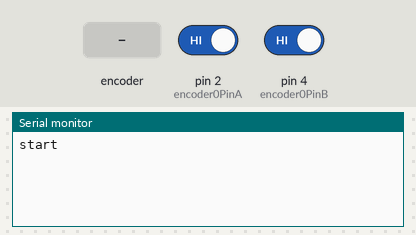
Recording of a sketch running on a simulated Arduino Uno, built with avr-gcc and run on an emulated ATmega328P. Shown: the last lines printed to the serial monitor. Inputs (shaded band) come from the test bench; at power-on: pin 2 (encoder0PinA) HIGH, pin 4 (encoder0PinB) HIGH.

Above: at 1.2 s.
1.3 s: rotary encoder on pin 2 (encoder0PinA) / pin 4 (encoder0PinB) turned 1 step (first pin leading)
At 2.5 s:
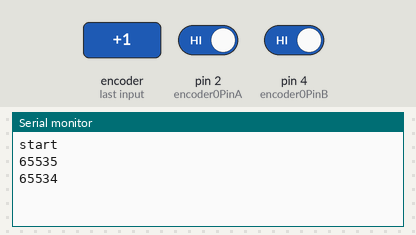
3.0 s: rotary encoder on pin 2 (encoder0PinA) / pin 4 (encoder0PinB) turned 1 step (first pin leading)
At 3.8 s:
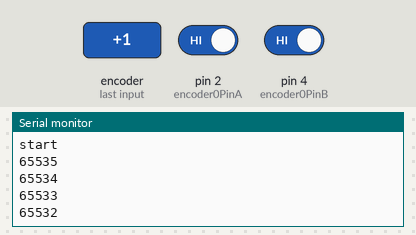
Timing chart, 0 to 6.0 s (numbered marks = the images above; inputs shaded):
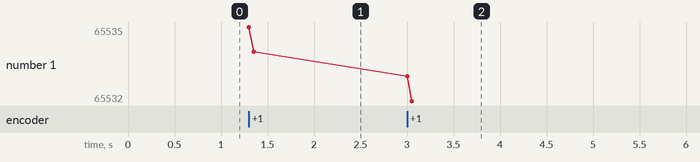

Measured:
- after the input at 1.3 s, the serial monitor: prints a new line at once (image 1)
- after the input at 3.0 s, the serial monitor: prints a new line at once (image 2)
- plotted number 1: 65534 → 65532 after the input at 3.0 s

The sketch:

rotary.ino
```cpp
#define encoder0PinA  2
#define encoder0PinB  4

volatile unsigned int encoder0Pos = 0;

void setup() {
	pinMode(encoder0PinA, INPUT);
	digitalWrite(encoder0PinA, HIGH);       // turn on pull-up resistor
	pinMode(encoder0PinB, INPUT);
	digitalWrite(encoder0PinB, HIGH);       // turn on pull-up resistor

	attachInterrupt(0, doEncoder_Expanded, CHANGE);  // encoder pin on interrupt 0 - pin 2
	Serial.begin(9600);
	Serial.println("start");                // a personal quirk
}

void loop() {
	// do some stuff here - the joy of interrupts is that they take care of themselves
}

void doEncoder() {
	/* If pinA and pinB are both high or both low, it is spinning
	forward. If they're different, it's going backward.

	For more information on speeding up this process, see
	[Reference/PortManipulation], specifically the PIND register.
	*/
	if (digitalRead(encoder0PinA) == digitalRead(encoder0PinB)) {
		encoder0Pos++;
	}
	else {
		encoder0Pos--;
	}

	Serial.println(encoder0Pos, DEC);
}

/* See this expanded function to get a better understanding of the
meanings of the four possible (pinA, pinB) value pairs:
*/
void doEncoder_Expanded() {
	noInterrupts();
	if (digitalRead(encoder0PinA) == HIGH) {   // found a low-to-high on channel A
		if (digitalRead(encoder0PinB) == LOW) {  // check channel B to see which way
												 // encoder is turning
			encoder0Pos = encoder0Pos - 1;         // CCW
		}
		else {
			encoder0Pos = encoder0Pos + 1;         // CW
		}
	}
	else                                        // found a high-to-low on channel A
	{
		if (digitalRead(encoder0PinB) == LOW) {   // check channel B to see which way
												  // encoder is turning
			encoder0Pos = encoder0Pos + 1;          // CW
		}
		else {
			encoder0Pos = encoder0Pos - 1;          // CCW
		}

	}
	Serial.println(encoder0Pos, DEC);          // debug - remember to comment out
											   // before final program run
											   // you don't want serial slowing down your program if not needed
	interrupts();
}

/*  to read the other two transitions - just use another attachInterrupt()
in the setup and duplicate the doEncoder function into say,
doEncoderA and doEncoderB.
You also need to move the other encoder wire over to pin 3 (interrupt 1).
*/
```
